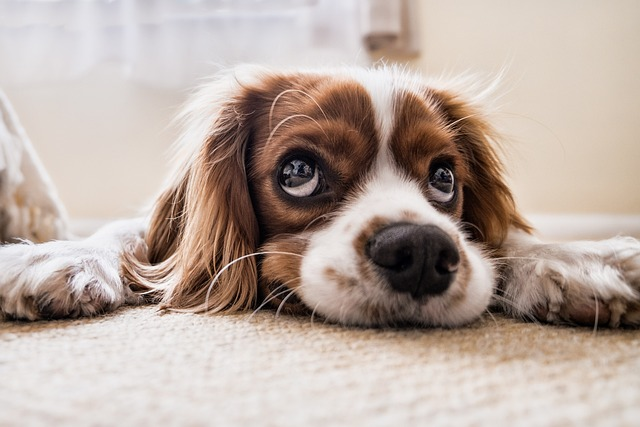
#> input picture Dynamic Color Picker/images/image1.jpg, 640 x 427 px
$ python basic_01.py
#> lines starting #> are read from the running program, lines starting #| are printed output that depends on the picture; after the words box and inside, x2 and y2 are one past the last pixel; in counts of white or black regions, pixels touching at a corner belong together
import cv2
import numpy as np

def do_nothing():
    pass

#create slider
cv2.namedWindow("Slider")
cv2.resizeWindow("Slider", 640, 480)
cv2.createTrackbar("Hue Min", "Slider", 0, 255, do_nothing)
cv2.createTrackbar("Hue Max", "Slider", 0, 255, do_nothing)
cv2.createTrackbar("Saturation Min", "Slider", 0, 255, do_nothing)
cv2.createTrackbar("Saturation Max", "Slider", 0, 255, do_nothing)
cv2.createTrackbar("Value Min", "Slider", 0, 255, do_nothing)
cv2.createTrackbar("Value Max", "Slider", 0, 255, do_nothing)

img = cv2.imread("images/image1.jpg")
#> img is the input picture: shape (427, 640, 3); mean B, G, R 161.7, 170.4, 185.9
img = cv2.resize(img, (640, 480))
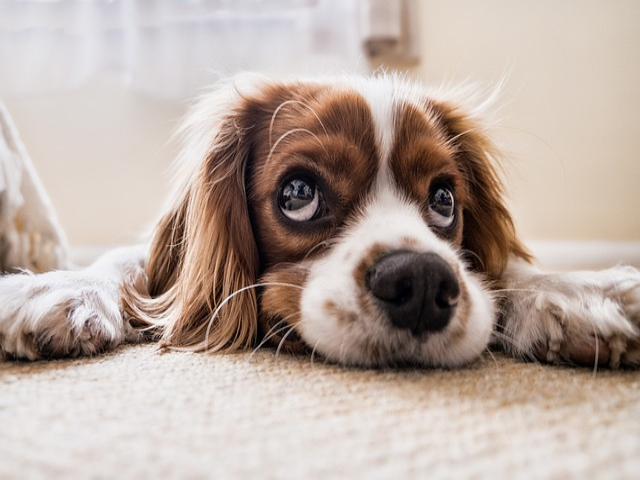
#> img: shape (480, 640, 3); mean B, G, R 161.6, 170.3, 185.8

while True:

    hue_min = cv2.getTrackbarPos("Hue Min", "Slider")
    hue_max = cv2.getTrackbarPos("Hue Max", "Slider")
    sat_min = cv2.getTrackbarPos("Saturation Min", "Slider")
    sat_max = cv2.getTrackbarPos("Saturation Max", "Slider")
    val_min = cv2.getTrackbarPos("Value Min", "Slider")
    val_max = cv2.getTrackbarPos("Value Max", "Slider")

    #set bounds
    lower_bound = np.array([hue_min, sat_min, val_min])
    upper_bound = np.array([hue_max, sat_max, val_max])

    #convert to HSV image
    hsv_img = cv2.cvtColor(img, cv2.COLOR_BGR2HSV)
#> hsv_img: shape (480, 640, 3); mean H, S, V 30.4, 47.3, 186.1

    #create mask
    mask = cv2.inRange(hsv_img, lower_bound, upper_bound)
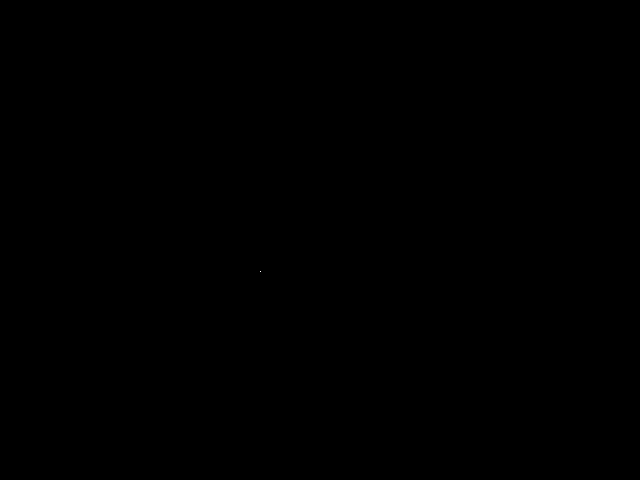
#> mask: shape (480, 640); 0% white in thin lines or dots, all inside (x1, y1, x2, y2) = (260, 271, 261, 272)

    # bitwise operation (1 1 = 1, 1 0 = 0, 0 0 = 0, ...)

    resulting_img = cv2.bitwise_and(img, img, mask = mask) #Creates bitwise and operation (considers pictures to keep and remove)
#> resulting_img: shape (480, 640, 3); every value is 0

    stacked_imgs = np.hstack([img, resulting_img])
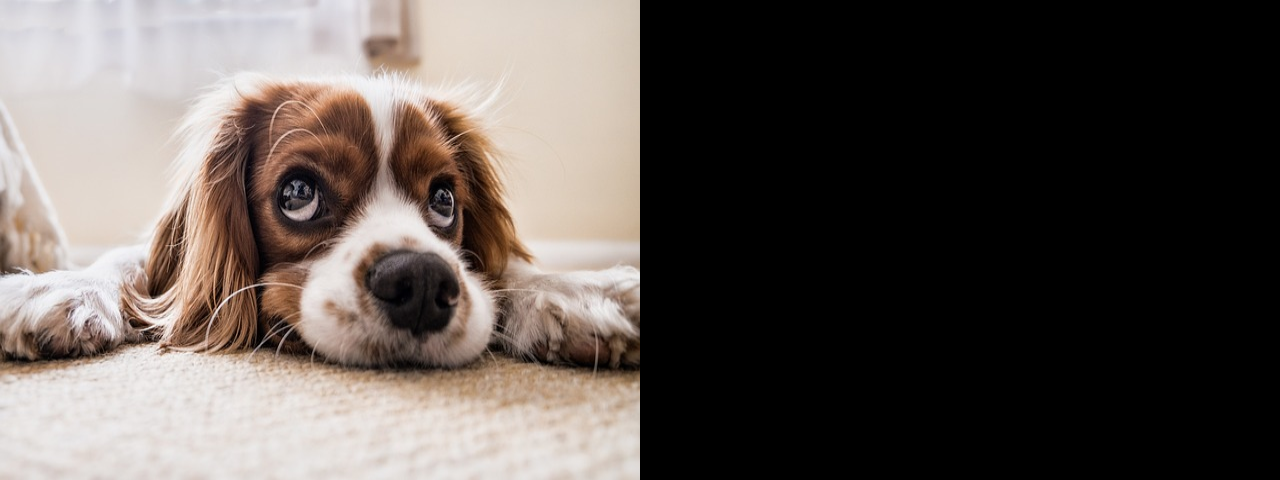
#> stacked_imgs: shape (480, 1280, 3); mean B, G, R 80.8, 85.1, 92.9


    cv2.imshow("Image", stacked_imgs)
    if cv2.waitKey(1) & 0xFF == ord("q"):
#> (key q is pressed here)
        break

cv2.destroyAllWindows()
